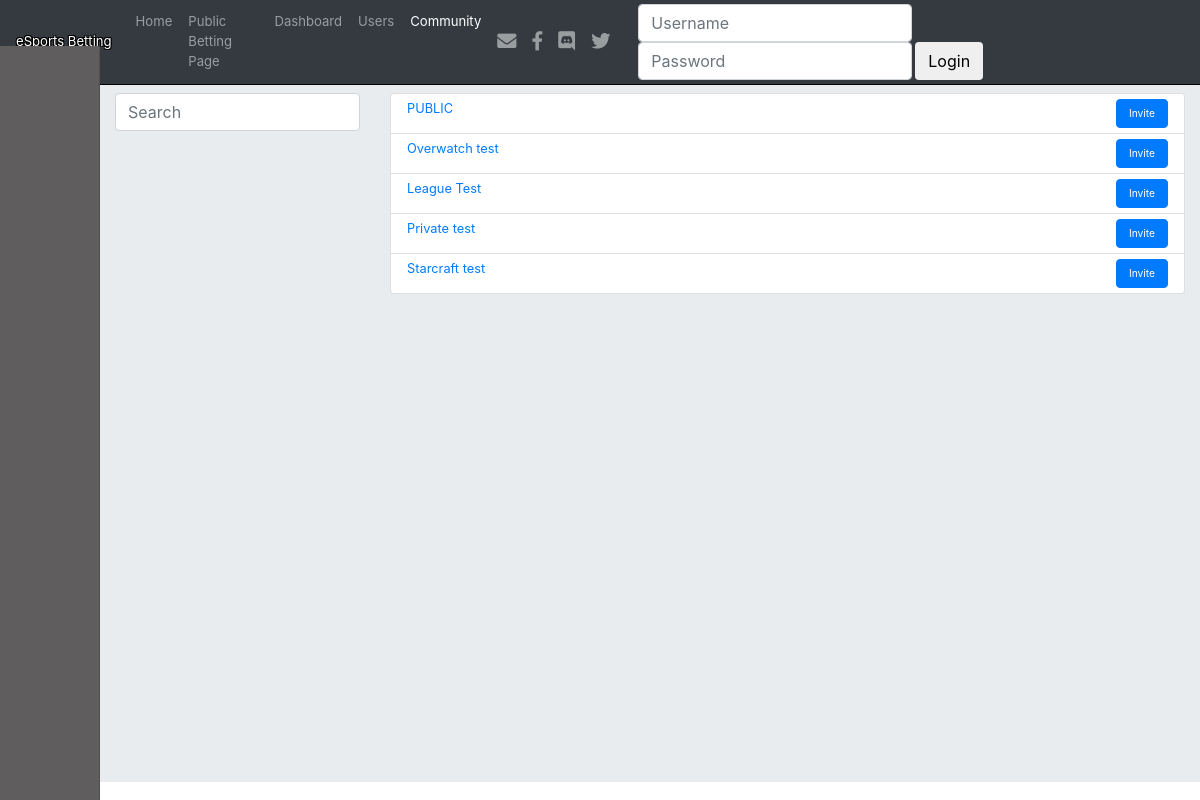
Screenshot of /community/search/ with the database file from the repository.
### community/models.py (models this page shows, shortened)
class CommunityGroup(models.Model):
    community_id = models.AutoField(primary_key=True)
    name = models.CharField(max_length=200, null=False, unique=True)
    private = models.BooleanField(default=False)
    daily_payout = models.DecimalField(max_digits=6, decimal_places=2, default=0)
    removable = models.BooleanField(default=True)
    max_number_users = models.IntegerField(default=32, blank=False, null=False)
    total_number_users = models.IntegerField(default=0, editable=False)
    members_can_inv = models.BooleanField(default=True)
    header_background_colour = models.CharField(max_length=7, null=False, blank=False, default="ffffff")
    header_text_colour = models.CharField(max_length=7, null=False, blank=False, default="000000")
    active = "active"
    deactivated = "deactivated"
    availiable_statuses = ((active, "Active"),
                           (deactivated, "Deactivated"))
    status = models.CharField(max_length=30,
                              choices=availiable_statuses,
                              default=active,
                              null=False,
                              blank=False)

### community/views.py (the view)
# urls.py: path('search/', views.communitySearch, name='communitySearch'),
def communitySearch(request):
    groups = CommunityGroup.objects.all()
    print("ys")
    context = {
        "model": groups,
    }
    return render(request, 'community/search_community.html', context)

### community/templates/community/search_community.html (shortened to what this page needs)
{% extends "base.html" %}
{% load crispy_forms_tags %}
{% load staticfiles %}
{% load mathfilters %}
{% block extracss %}
    {% load static %}
{% endblock %}
{% block content %}
<div class="row">
    <div class="col-md-3">
        <input class="form-control" type="text" onkeyup="searchFunction()" placeholder="Search" aria-label="Search" id="nameSearch">
    </div>
    <div class="col-md-9">
        <ul class="list-group" id="myUL">
        {% for group in model %}
            <li class="list-group-item list-group-item-action"><a href="#" class="">
                {{ group.name }}</a>
            <div style="float: right;">
                <button class="btn btn-primary" href="{% url 'userBetting:index' %}" style="font-size: 80%">Invite</button>
            </div>
            </li>
        {% endfor %}
        </ul>
    </div>
</div>
{% endblock %}

### static/css/custom.css (style rules this page uses)
.list-group-item { padding: .3rem 1rem; }
body { padding-top: 46px; min-height: inherit; }
html { min-height: 92vh; }

### community/templates/community/search_community.html (style rules this page uses)
body { height:100vh; }

### rows the page displays
CommunityGroup: name "PUBLIC"
CommunityGroup: name "Overwatch test"
CommunityGroup: name "League Test"
CommunityGroup: name "Private test"
CommunityGroup: name "Starcraft test"
